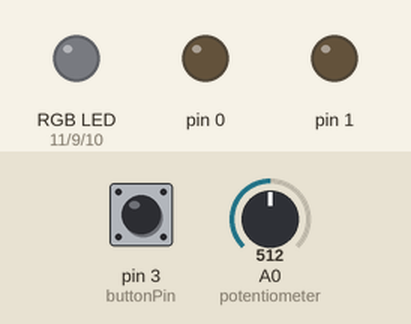
Recording of a sketch running on a simulated Arduino Uno, built with avr-gcc and run on an emulated ATmega328P. Shown: an RGB LED mixed from three pins (HIGH = lit), output pins drawn as LEDs (lit = HIGH). Inputs (shaded band) come from the test bench; at power-on: pin 3 (buttonPin) HIGH, A0 (potentiometer) = 512.

Above: at 1.2 s.
1.3 s: pin 3 (buttonPin) pulled LOW for 0.15 s
2.9 s: A0 (potentiometer) set to 0
4.4 s: A0 (potentiometer) set to 3
5.9 s: A0 (potentiometer) set to 6
At 6.9 s:
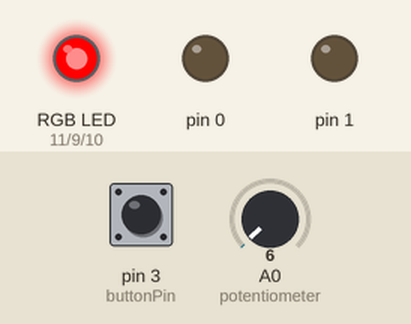
Timing chart, 0 to 6.3 s (numbered marks = the images above; inputs shaded):
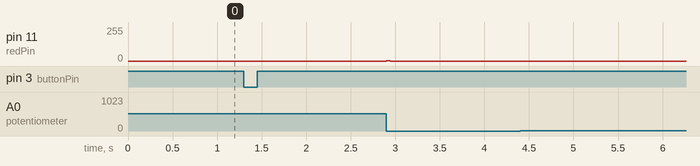

The sketch:

Lab_6_level_3.ino
```cpp
const int buttonPin = 3;
const int redPin = 11;
const int greenPin = 9;
const int bluePin = 10;
int counter = 0;
int potentiometer = A0;


void setup() {
  pinMode(buttonPin, INPUT);
  pinMode(redPin, OUTPUT);
  pinMode(greenPin, OUTPUT);
  pinMode(bluePin, OUTPUT);

}

void loop() {

  //read button to change led color
  int buttonState = digitalRead(buttonPin);


  //read value from potentiometer
  int value = analogRead(potentiometer);
  value = map(value,0,1024,0,255);


  if (buttonState == LOW) {
    counter++;
    delay(150);


  }

  else if (counter == 0) {

    digitalWrite(redPin, LOW);
    digitalWrite(greenPin, LOW);
    digitalWrite(bluePin, LOW);

    analogWrite(value, LOW);
  }

  else if (counter == 1) {
    analogWrite(redPin, HIGH);
    digitalWrite(greenPin, LOW);
    digitalWrite(bluePin, LOW);

    analogWrite(value, HIGH);
    digitalWrite(redPin, value);
  }

  else if (counter == 2) {


    analogWrite(value, HIGH);
    digitalWrite(greenPin, value);
  }

  else if (counter == 3) {

    digitalWrite(redPin, HIGH);
    digitalWrite(greenPin, HIGH);
    digitalWrite(bluePin, HIGH);
    analogWrite(redPin, HIGH);
    analogWrite(greenPin, HIGH);
    analogWrite(bluePin, HIGH);

    analogWrite(value, HIGH);
    digitalWrite(bluePin, value);
  }

  else {
    counter = 0;
  }
  Serial.print("Rotation value=");
  Serial.println(value);
}
```
